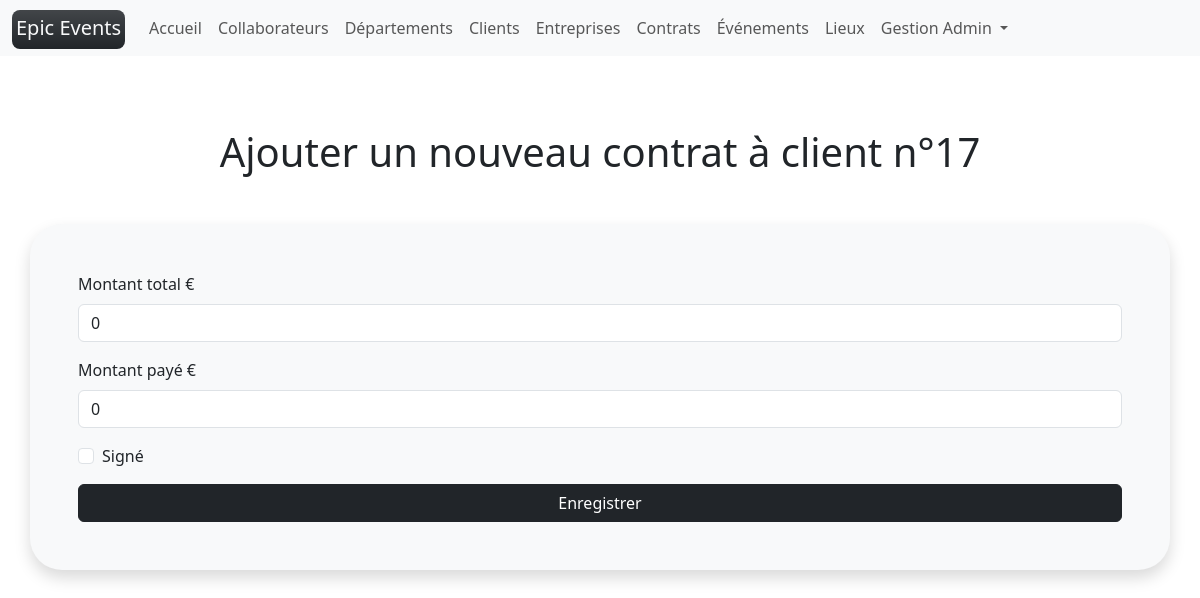
Page /customers/17/contracts/create/ (signed in) on the committed database.
### epic_events/models/collaborator.py (models this page shows, shortened)
class Collaborator(UserMixin, AbstractUser):
    department = models.ForeignKey(to=Department, on_delete=models.RESTRICT, null=True)
    birthdate = models.DateField(verbose_name="Date de naissance")
    REQUIRED_FIELDS = ["first_name", "last_name"]
    USERNAME_FIELD = "email"
    username = date_joined = None
    @property
    def str_id(self) -> str:
        if self.id:
            return str(self.id)
        return unfilled
    @property
    def role(self) -> str:
        if self.department:
            return self.department.name
        return unfilled
    @property
    def title(self) -> str:
        if self.first_name:
            return f"{self.role} {self.first_name.capitalize()}"
        return f"{self.role} {unfilled}"

### epic_events/models/department.py (models this page shows, shortened)
class Department(NameFieldMixin):
    @classmethod
    def french_name(self) -> str:
        """used in flash messages"""
        return "Département"

### epic_events/models/customer.py (models this page shows, shortened)
class Customer(UserMixin):
    company = models.ForeignKey(to=Company, on_delete=models.SET_NULL, null=True)
    commercial = models.ForeignKey(
        to=Collaborator, on_delete=models.SET_NULL, null=True, related_name="commercial"
    )
    @classmethod
    def french_name(self) -> str:
        return "Client"

### epic_events/views/contract.py (the view, shortened to what this page needs)
class CreateView(create_permission, View):
    def get(self, request, id, *args, **kwargs):
        obj = get_object_or_404(relation_model, id=id)
        return render(
            request,
            model.template_name_create(),
            {
                "model_form": model_form(),
                "title": model.french_name().lower(),
                "obj": obj,
            },
        )

### epic_events/forms/contract.py (shortened to what this page needs)
class ContractForm(forms.ModelForm):
    class Meta:
        model = Contract
        fields = (
            "total_amount",
            "amount_paid",
            "is_signed",
        )

### epic_events/models/contract_event.py (called while the page is built)
    @classmethod
    def french_name(self) -> str:
        return "Contrat"

### epic_events/models/mixins.py (called while the page is built)
    @classmethod
    def singular_name(self) -> str:
        return self.__name__.lower()

    @classmethod
    def template_name_create(self) -> str:
        return f"{self.singular_name()}/form.html"

### epic_events/permissions.py (called while the page is built)
    def test_func(self):
        return self.request.user.role == "Gestion"

### epic_events/templates/contract/form.html (shortened to what this page needs)
{% extends "base.html" %}
{% load django_bootstrap5 %}
{% block content %}
      <h1 class="text-center my-5">
        {% if 'create' in request.path %}
          Ajouter un nouveau {{title}} à {{obj.french_name|lower}} n°{{obj.id}}
        {% else %}
          Mettre à jour le {{title}} n°{{obj.id}}
        {% endif %}
      </h1>
    <div class="shadow p-5 mb-5 bg-body-tertiary rounded-5">
      <form method="POST" class="form">
        {% bootstrap_form model_form %}
        <button type="submit" class="btn btn-dark w-100">Enregistrer</button>
      </form>
    </div>
{% endblock content %}

### epic_events/templates/partials/navbar.html (shortened to what this page needs)
<nav class="navbar navbar-expand-lg navbar-light bg-light">
  <div class="container-fluid">
    <a class="navbar-brand" href="{% url 'home' %}">
      <span class="bg-dark text-light p-1 pb-2 bg-gradient rounded-3">
        Epic Events
      </span>
    </a>
    <div class="collapse navbar-collapse" id="navbarScroll">
      {% if user.is_authenticated %}
      <ul class="navbar-nav me-auto my-2 my-lg-0 navbar-nav-scroll" style="--bs-scroll-height: 100px;">
        <li class="nav-item">
          <a
          {% if '/home/' == request.path %}
            class="nav-link active border-bottom border-dark border-2"
            aria-current="page"
          {% else %}
            class="nav-link"
          {% endif %}
            href="{% url 'home' %}">Accueil
          </a>
        </li>
        {% if user.role == "Gestion" %}
        <li class="nav-item">
          <a
          {% if request.path == "/collaborators/" or "collaborators" in request.path and "search" in request.path %}
            class="nav-link active border-bottom border-dark border-2"
            aria-current="page"
          {% else %}
            class="nav-link"
          {% endif %}
           href="{% url 'collaborators' %}">Collaborateurs
          </a>
        </li>
        <li class="nav-item">
          <a
          {% if request.path == "/departments/" or "departments" in request.path and "search" in request.path %}
            class="nav-link active border-bottom border-dark border-2"
            aria-current="page"
          {% else %}
            class="nav-link"
          {% endif %}
            href="{% url 'departments' %}">Départements
          </a>
        </li>
        {% endif %}
        <li class="nav-item">
          <a
          {% if '/customers/' == request.path %}
            class="nav-link active border-bottom border-dark border-2"
            aria-current="page"
          {% else %}
            class="nav-link"
          {% endif %}
           href="{% url 'customers' %}">Clients
          </a>
        </li>
        <li class="nav-item">
          <a
          {% if '/companies/' == request.path %}
            class="nav-link active border-bottom border-dark border-2"
            aria-current="page"
          {% else %}
            class="nav-link"
          {% endif %}
            href="{% url 'companies' %}">Entreprises
          </a>
        </li>
        <li class="nav-item">
          <a
          {% if '/contracts/' == request.path %}
            class="nav-link active border-bottom border-dark border-2"
            aria-current="page"
          {% else %}
            class="nav-link"
          {% endif %}
            href="{% url 'contracts' %}">Contrats
          </a>
        </li>
        <li class="nav-item">
          <a
          {% if '/events/' == request.path %}
            class="nav-link active border-bottom border-dark border-2"
            aria-current="page"
          {% else %}
            class="nav-link"
          {% endif %}
            href="{% url 'events' %}">Événements
          </a>
        </li>
        <li class="nav-item">
          <a
          {% if '/locations/' == request.path %}
            class="nav-link active border-bottom border-dark border-2"
            aria-current="page"
          {% else %}
            class="nav-link"
          {% endif %}
            href="{% url 'locations' %}">Lieux
          </a>
        </li>
        <li class="nav-item dropdown">
          <a
          {% if '/collaborators/'|add:user.str_id|add:'/' == request.path %}
            class="nav-link dropdown-toggle active border-bottom border-dark border-2"
          {% else %}
            class="nav-link dropdown-toggle"
          {% endif %}
          href="#" id="navbarScrollingDropdown" role="button" data-bs-toggle="dropdown" aria-expanded="false">
            {{user.title}}
          </a>
        </li>
      </ul>
      {% endif %}
    </div>
  </div>
</nav>

### rows in the picture
Collaborator: title "Gestion Admin"
Customer: french_name "client", id "17"

### other values in the picture
{{ title }} "contrat"
